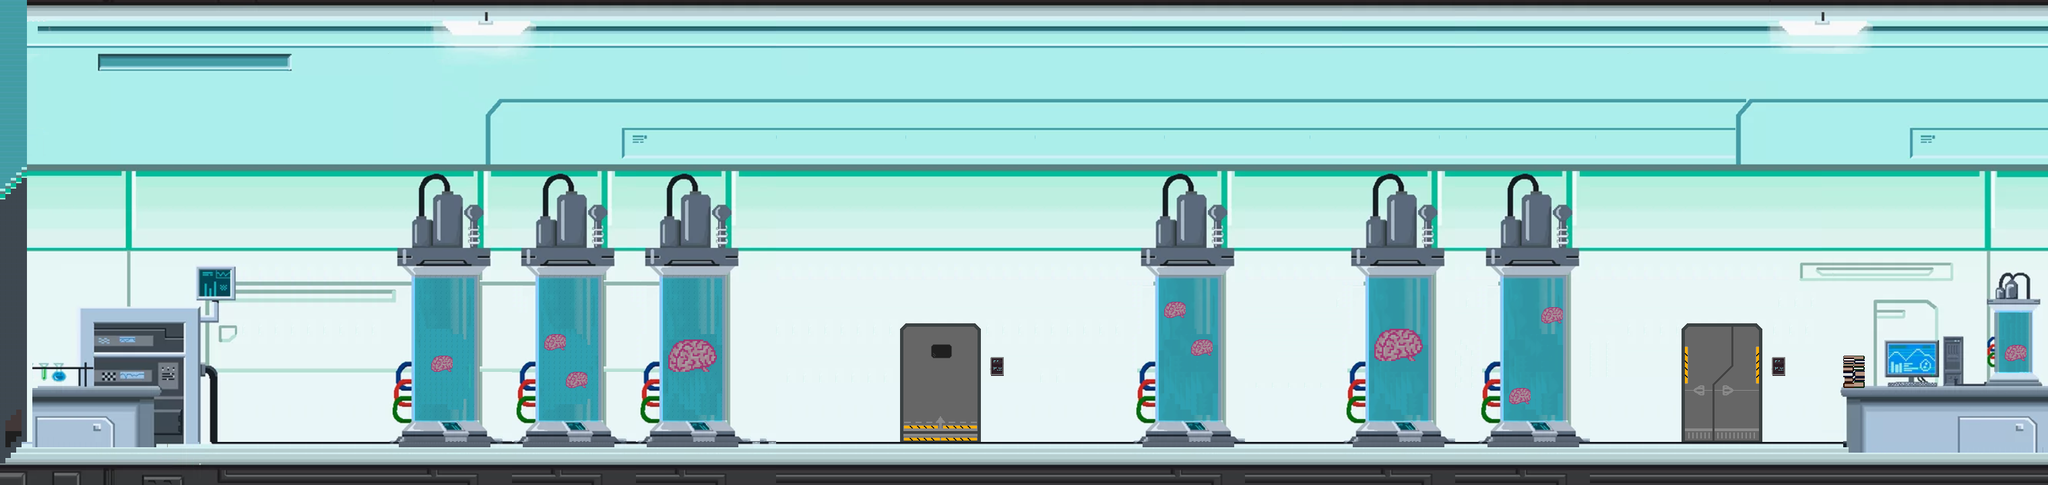

A level layout from a 2D game, rendered from its tile map. Below: a short description, then the map file with tile-grid data replaced by summaries:
An orthogonal 380x90 tile map with 8x8 px tiles, 4 tile layers (BASE, MOVE, FRONT, FRONT2), 5 tilesets.

<map version="1.5" tiledversion="1.6.0" orientation="orthogonal" renderorder="right-down" width="380" height="90" tilewidth="8" tileheight="8" infinite="0" nextlayerid="5" nextobjectid="1">
 <tileset firstgid="1" name="Lab" tilewidth="8" tileheight="8" tilecount="10350" columns="115">
  <image source="Lab.png" width="921" height="720" />
 </tileset>
 <tileset firstgid="10351" name="brain" tilewidth="8" tileheight="8" tilecount="54" columns="9">
  <image source="brain_big.png" width="72" height="50" />
 </tileset>
 <tileset firstgid="10405" name="brain_small" tilewidth="8" tileheight="8" tilecount="12" columns="4">
  <image source="brain_small.png" width="35" height="24" />
 </tileset>
 <tileset firstgid="10417" name="glassNFuture" tilewidth="8" tileheight="8" tilecount="4096" columns="64">
  <image source="Interior-Furniture.png" width="512" height="512" />
 </tileset>
 <tileset firstgid="14513" name="tiles1" tilewidth="8" tileheight="8" tilecount="4096" columns="64">
  <image source="ShipEnvironment.png" width="515" height="512" />
 </tileset>
 <layer id="1" name="BASE" width="380" height="90">
  <data>[34200 cells, 34200 non-empty, 9113 distinct tile ids]</data>
 </layer>
 <layer id="4" name="MOVE" width="380" height="90">
  <data>[34200 cells, 0 non-empty, 0 distinct tile ids]</data>
 </layer>
 <layer id="2" name="FRONT" width="380" height="90">
  <data>[34200 cells, 326 non-empty, 67 distinct tile ids]</data>
 </layer>
 <layer id="3" name="FRONT2" width="380" height="90">
  <data>[34200 cells, 2752 non-empty, 704 distinct tile ids]</data>
 </layer>
</map>
